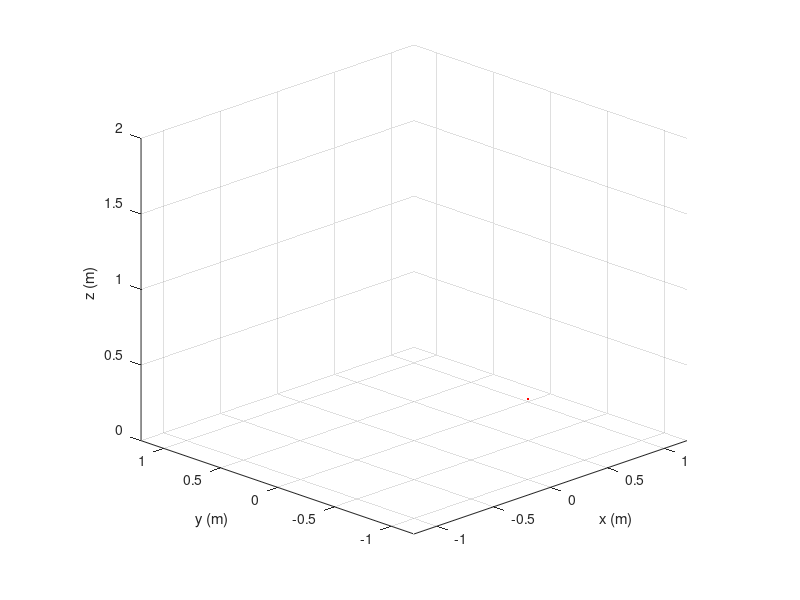

Source code (MATLAB): (Note: this script raises an error after producing the figure.)
load('quadParam.mat');

position = [0; 0; 0];       % [x; y; z]
attitude = [-15; -15; 0];   % [pitch; roll; yew]
throttle = [0; 0; 0; 0];	% [M1; M2; M3; M4]

fig = figure(1);
set(fig, 'Position', [50, 50, 900, 750], 'color', 'w');

hold on;
grid on;
axis equal;

r = 1;
h = 0;

xlabel('x (m)');
ylabel('y (m)');
zlabel('z (m)');
view(45 * 7, 20);
axis([-1.2 * r, 1.2 * r, -1.2 * r, 1.2 * r, 0, 2]);

% {
%count = 0;
for t = linspace(0, 6 * pi, 100);
    h = h + 0.018;
    position = [r * cos(t); r * sin(t); h];
    attitude(3) = -t / pi * 180 - 90;
    throttle = [0; 0; 0; 0];
    plot3(position(1), position(2), position(3), '.r');
    quadPlot = plotQuadcopter(position, attitude, throttle);
    drawnow
%    count = count + 1;
%    frames(count) = getframe(1);
    delete(quadPlot.f);
end
quadPlot = plotQuadcopter(position, attitude, throttle);
%}
%{
quadPlot = plotQuadcopter([0; 0; 0], [0; 0; 0], [0.1; 0.1; 0.1; 0.1]);
%}

%dt = 0.01;
%filename = 'quadcopter_simu.gif';
%getGIF(filename, frames, 128, dt);
